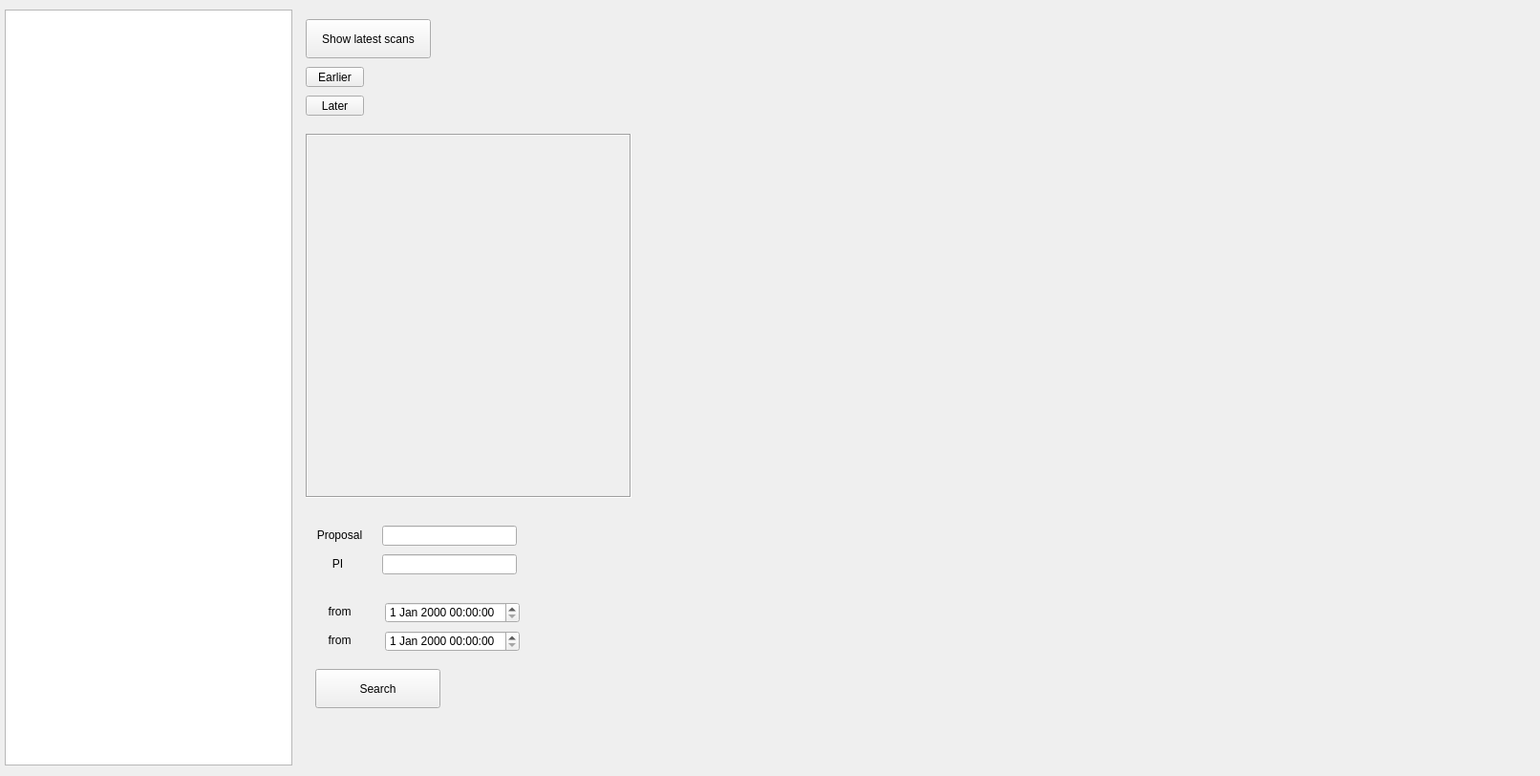
<?xml version="1.0" encoding="UTF-8"?>
<ui version="4.0">
 <class>Xview</class>
 <widget class="QMainWindow" name="Xview">
  <property name="geometry">
   <rect>
    <x>0</x>
    <y>0</y>
    <width>1612</width>
    <height>812</height>
   </rect>
  </property>
  <property name="windowTitle">
   <string>Xview</string>
  </property>
  <widget class="QWidget" name="centralwidget">
   <widget class="QLabel" name="label_E0">
    <property name="geometry">
     <rect>
      <x>320</x>
      <y>550</y>
      <width>71</width>
      <height>20</height>
     </rect>
    </property>
    <property name="minimumSize">
     <size>
      <width>30</width>
      <height>0</height>
     </size>
    </property>
    <property name="maximumSize">
     <size>
      <width>40000</width>
      <height>40000</height>
     </size>
    </property>
    <property name="font">
     <font>
      <pointsize>9</pointsize>
      <italic>false</italic>
     </font>
    </property>
    <property name="text">
     <string>Proposal</string>
    </property>
    <property name="alignment">
     <set>Qt::AlignCenter</set>
    </property>
   </widget>
   <widget class="QListWidget" name="list_project">
    <property name="geometry">
     <rect>
      <x>5</x>
      <y>10</y>
      <width>301</width>
      <height>791</height>
     </rect>
    </property>
   </widget>
   <widget class="QWidget" name="verticalLayoutWidget_3">
    <property name="geometry">
     <rect>
      <x>675</x>
      <y>20</y>
      <width>911</width>
      <height>686</height>
     </rect>
    </property>
    <layout class="QVBoxLayout" name="layout_plot_project"/>
   </widget>
   <widget class="QLineEdit" name="lineEdit_proposal">
    <property name="geometry">
     <rect>
      <x>400</x>
      <y>550</y>
      <width>141</width>
      <height>21</height>
     </rect>
    </property>
   </widget>
   <widget class="QLabel" name="label_E0_2">
    <property name="geometry">
     <rect>
      <x>318</x>
      <y>580</y>
      <width>71</width>
      <height>20</height>
     </rect>
    </property>
    <property name="minimumSize">
     <size>
      <width>30</width>
      <height>0</height>
     </size>
    </property>
    <property name="maximumSize">
     <size>
      <width>40000</width>
      <height>40000</height>
     </size>
    </property>
    <property name="font">
     <font>
      <pointsize>9</pointsize>
      <italic>false</italic>
     </font>
    </property>
    <property name="text">
     <string>PI</string>
    </property>
    <property name="alignment">
     <set>Qt::AlignCenter</set>
    </property>
   </widget>
   <widget class="QLineEdit" name="lineEdit_pi">
    <property name="geometry">
     <rect>
      <x>400</x>
      <y>580</y>
      <width>141</width>
      <height>21</height>
     </rect>
    </property>
   </widget>
   <widget class="QDateTimeEdit" name="dateTimeEdit_from">
    <property name="geometry">
     <rect>
      <x>403</x>
      <y>630</y>
      <width>141</width>
      <height>22</height>
     </rect>
    </property>
   </widget>
   <widget class="QDateTimeEdit" name="dateTimeEdit_to">
    <property name="geometry">
     <rect>
      <x>403</x>
      <y>660</y>
      <width>141</width>
      <height>22</height>
     </rect>
    </property>
   </widget>
   <widget class="QLabel" name="label_E0_3">
    <property name="geometry">
     <rect>
      <x>320</x>
      <y>630</y>
      <width>71</width>
      <height>20</height>
     </rect>
    </property>
    <property name="minimumSize">
     <size>
      <width>30</width>
      <height>0</height>
     </size>
    </property>
    <property name="maximumSize">
     <size>
      <width>40000</width>
      <height>40000</height>
     </size>
    </property>
    <property name="font">
     <font>
      <pointsize>9</pointsize>
      <italic>false</italic>
     </font>
    </property>
    <property name="text">
     <string>from</string>
    </property>
    <property name="alignment">
     <set>Qt::AlignCenter</set>
    </property>
   </widget>
   <widget class="QLabel" name="label_E0_4">
    <property name="geometry">
     <rect>
      <x>320</x>
      <y>660</y>
      <width>71</width>
      <height>20</height>
     </rect>
    </property>
    <property name="minimumSize">
     <size>
      <width>30</width>
      <height>0</height>
     </size>
    </property>
    <property name="maximumSize">
     <size>
      <width>40000</width>
      <height>40000</height>
     </size>
    </property>
    <property name="font">
     <font>
      <pointsize>9</pointsize>
      <italic>false</italic>
     </font>
    </property>
    <property name="text">
     <string>from</string>
    </property>
    <property name="alignment">
     <set>Qt::AlignCenter</set>
    </property>
   </widget>
   <widget class="QPushButton" name="push_show_latest">
    <property name="geometry">
     <rect>
      <x>320</x>
      <y>20</y>
      <width>131</width>
      <height>41</height>
     </rect>
    </property>
    <property name="text">
     <string>Show latest scans</string>
    </property>
   </widget>
   <widget class="QPushButton" name="push_show_latest_2">
    <property name="geometry">
     <rect>
      <x>320</x>
      <y>70</y>
      <width>61</width>
      <height>21</height>
     </rect>
    </property>
    <property name="text">
     <string>Earlier</string>
    </property>
   </widget>
   <widget class="QPushButton" name="push_show_latest_3">
    <property name="geometry">
     <rect>
      <x>320</x>
      <y>100</y>
      <width>61</width>
      <height>21</height>
     </rect>
    </property>
    <property name="text">
     <string>Later</string>
    </property>
   </widget>
   <widget class="QPushButton" name="push_show_latest_4">
    <property name="geometry">
     <rect>
      <x>330</x>
      <y>700</y>
      <width>131</width>
      <height>41</height>
     </rect>
    </property>
    <property name="text">
     <string>Search</string>
    </property>
   </widget>
   <widget class="QLabel" name="label_start_doc">
    <property name="geometry">
     <rect>
      <x>320</x>
      <y>140</y>
      <width>341</width>
      <height>381</height>
     </rect>
    </property>
    <property name="frameShape">
     <enum>QFrame::Box</enum>
    </property>
    <property name="frameShadow">
     <enum>QFrame::Sunken</enum>
    </property>
    <property name="text">
     <string/>
    </property>
   </widget>
  </widget>
  <action name="action_open_project">
   <property name="text">
    <string>&amp;Open project</string>
   </property>
  </action>
  <action name="action_save_project">
   <property name="text">
    <string>&amp;Save project</string>
   </property>
  </action>
  <action name="action_save_datasets_as_text">
   <property name="text">
    <string>Save datasets as text</string>
   </property>
  </action>
  <action name="action_exit">
   <property name="text">
    <string>&amp;Exit</string>
   </property>
  </action>
  <action name="action_merge">
   <property name="text">
    <string>Merge</string>
   </property>
  </action>
  <action name="action_rename">
   <property name="text">
    <string>Rename</string>
   </property>
  </action>
  <action name="action_remove">
   <property name="text">
    <string>Remove</string>
   </property>
  </action>
  <action name="action_combine_and_save_as_text">
   <property name="text">
    <string>Combine and save as text</string>
   </property>
  </action>
 </widget>
 <resources/>
 <connections/>
</ui>
